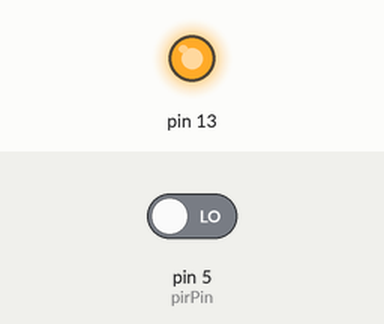
This sketch was run on a simulated Arduino Uno, built for the host (arithmetic inside an expression is 32-bit, double 64-bit). Parts: output pins drawn as LEDs (lit = HIGH). The inputs (shaded band) are chosen by the test bench; at power-on: pin 5 (pirPin) LOW. WiFi joins after 1.5 s; servers stay silent unless stated; what the sketch prints to the serial monitor is not drawn.

Above: at 0.1 s.
At 59.6 s:
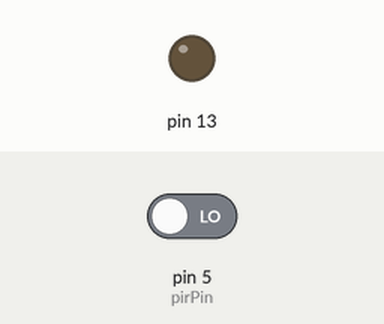
Timing chart, 0 to 61.1 s (numbered marks = the images above):
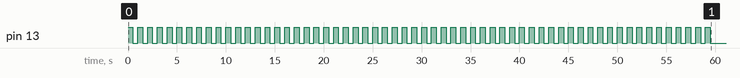

The sketch:

smart_home_ethernet.ino
```cpp
#include <SPI.h>
#include <Ethernet.h>
#include <VirtualWire.h>
#include <OneWire.h>
OneWire ds(2);
int b = 0;

//20182 Датчик температуры
//20501 Датчик движения
//20516 Датчик света

#define pirPin 5 //Устанавливаем пин к которому подключен датчик движения
int send_data;

byte mac[] = { 0xDE, 0xAD, 0xBE, 0xEF, 0xFE, 0xED }; //MAC
byte ip[] = { 192, 168, 1, 20 }; //IP
byte server[] = { 192, 168, 1, 3 }; //Server MDM
byte gateway[] = { 192, 168, 1, 1 }; //Gateway
byte subnet[] = { 255, 255, 255, 0 }; //Mask
char buf[80];

const unsigned int calibrationTime = 60000;
const int ledBlinkTime = 500;

EthernetClient rclient;

// Функция отправки HTTP-запроса на сервер
void sendHTTPRequest() {
  Serial.println(buf);
  if (rclient.connect(server, 80)) {
   Serial.println("OK");
   rclient.println(buf);
   rclient.println("Host: 192.168.1.3");
   rclient.println();
   delay(100);
   rclient.stop();
   Refresh();
  } else {
   Serial.println("FAILED");
  }
}

void setup()
{
  Ethernet.begin(mac, ip, gateway, subnet);
  Serial.begin(9600);
  pinMode(pirPin, INPUT); //Устанавливаем режим пина. Вход\Выход
  pinMode(13, OUTPUT);

  for (unsigned int i=0; i<calibrationTime; i+=ledBlinkTime*2) {
    digitalWrite(13, HIGH);
    delay(ledBlinkTime);
    digitalWrite(13, LOW);
    delay(ledBlinkTime);
  }

  Refresh();
}

void loop() { //Запускаем основной цикл
  b = b + 1;
  Serial.println(b);
  if (b == 60)
  {
    DS18B20();
    MtS();
    FR();
    b = 0;
  }
  else
  {
    MtS();
  }
  delay(1000);
}

//DS18B20 CODE--------------------------------------------------------------------------------
  int DS18B20(){
    byte data[2];
    ds.reset();
    ds.write(0xCC);
    ds.write(0x44);
    delay(750);
    ds.reset();
    ds.write(0xCC);
    ds.write(0xBE);
    data[0] = ds.read();
    data[1] = ds.read();
    int Temp = (data[1]<< 8)+data[0];
    Temp = Temp>>4;
    if (Temp < 60 && Temp > -50) {
      send_data = Temp + 1;
    }
    //sprintf(buf, "GET /objects/?object=TempSensor1&op=set&p=Value&v=%i HTTP/1.0", (int)send_data);
    sprintf(buf, "GET /objects/?script=easyRF&did=20182&dest=0&pid=0&c=0&d=%i HTTP/1.0", (int)send_data);
    sendHTTPRequest();
  }
  //DS18B20 END CODE-----------------------------------------------------------------------------

    //Фоторезистор---------------------------------------------------------------------------------
  int FR(){
    send_data = analogRead(A0) - 600; //Присваиваем считаное значение с Аналогового пина(Фоторезистор)
    //sprintf(buf, "GET /objects/?object=LightSensor1&op=set&p=Value&v=%i HTTP/1.0", (int)send_data);
    sprintf(buf, "GET /objects/?script=easyRF&did=20516&dest=0&pid=0&c=0&d=%i HTTP/1.0", (int)send_data);
    sendHTTPRequest();
  }
  //Фоторезистор---------------------------------------------------------------------------------

    //Датчик движения------------------------------------------------------------------------------
  int MtS(){
    int pirVal = digitalRead(pirPin); //Присваеваем считаное значение с датчика движения
    if(pirVal == HIGH) //Если обнаружили движение
    {
      send_data = 1;
      //sprintf(buf, "GET /objects/?object=PIRSensor1&op=set&p=Value&v=%i HTTP/1.0", (int)send_data);
      sprintf(buf, "GET /objects/?script=easyRF&did=20501&dest=0&pid=0&c=0&d=%i HTTP/1.0", (int)send_data);
    }
    else //Если же движения нет
    {
      send_data = 0;
      //sprintf(buf, "GET /objects/?object=PIRSensor1&op=set&p=Value&v=%i HTTP/1.0", (int)send_data);
      sprintf(buf, "GET /objects/?script=easyRF&did=20501&dest=0&pid=0&c=0&d=%i HTTP/1.0", (int)send_data);
    }
    sendHTTPRequest();
  }
  //Датчик движения------------------------------------------------------------------------------

int Refresh(){
    digitalWrite(13, HIGH);
    send_data=0;
    digitalWrite(13, LOW);
  }
```
